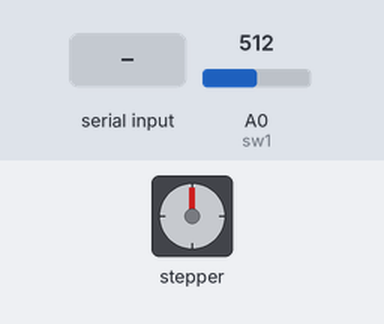
A sketch run on a simulated Arduino Uno, built with avr-gcc and run on an emulated ATmega328P. On the bench: stepper motor. Wiring (inferred from the names in the program): stepper motor (2048 steps per turn assumed): coils pin 8, pin 9, pin 10, pin 11. The inputs (shaded band) are chosen by the test bench; at power-on: A0 (sw1) = 512. What the sketch prints to the serial monitor is not drawn.

Above: at 1.2 s.
1.3 s: "90,45\n" received over Serial
At 2.27 s:
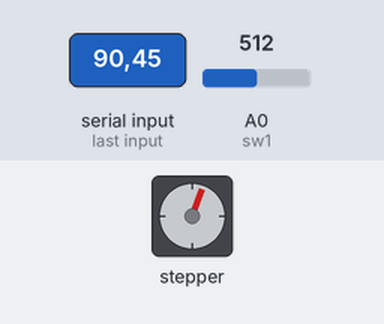
4.3 s: "30,150\n" received over Serial
7.3 s: "90\n" received over Serial
At 10.26 s:
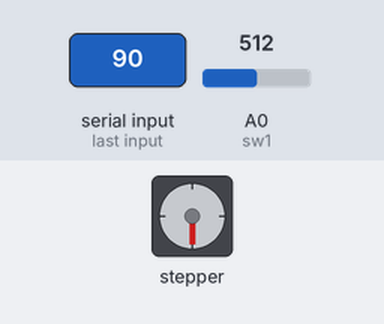
10.3 s: "5\n" received over Serial
At 11.5 s:
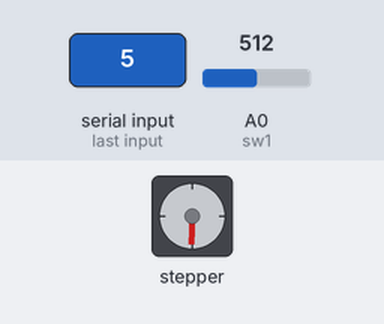
11.9 s: "90,45\n" received over Serial
At 14.89 s:
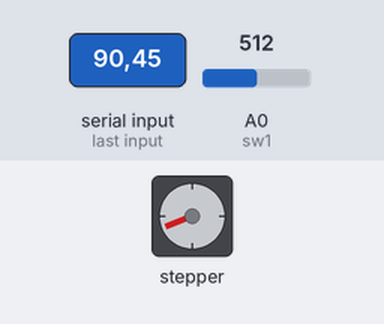
14.9 s: "30,150\n" received over Serial
Timing chart, 0 to 18.7 s (numbered marks = the images above; inputs shaded):
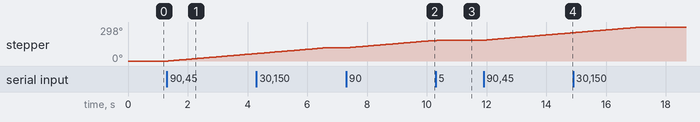

Measured:
- after the input at 1.3 s, stepper: keeps turning clockwise at about 22°/s, starting after 0.05 s
- after the input at 7.3 s, stepper: keeps turning clockwise at about 22°/s, starting at once
- after the input at 11.9 s, stepper: keeps turning clockwise at about 22°/s, starting at once

The sketch:

stepperMotor.ino
```cpp
// Stepper motor
// stepper motor will rotate in CW or CCW if you press sw1 or sw2
// with rotational step with at your input keyboard
/*
Dont have stepper motor on Tinkercad
*/
int sw1 = A0;
int sw2 = A1;

int m1a = 8;
int m2a = 9;
int m1b = 10;
int m2b = 11;

int motorSpeed = 4;

char val = '0';

int CW[8][4] = {
  {1, 0, 0, 0},
  {1, 1, 0, 0},
  {0, 1, 0, 0},
  {0, 1, 1, 0},
  {0, 0, 1, 0},
  {0, 0, 1, 1},
  {0, 0, 0, 1},
  {1, 0, 0, 1}
};

int CCW[8][4] = {
  {1, 0, 0, 1},
  {0, 0, 0, 1},
  {0, 0, 1, 1},
  {0, 0, 1, 0},
  {0, 1, 1, 0},
  {0, 1, 0, 0},
  {1, 1, 0, 0},
  {1, 0, 0, 0}
};

void setup()
{
  pinMode(m1a, OUTPUT);
  pinMode(m2a, OUTPUT);
  pinMode(m1b, OUTPUT);
  pinMode(m2b, OUTPUT);

  Serial.begin(9600);
}

void loop()
{
  if (Serial.available() > 0)
  {
    val = Serial.parseInt();

    int steps = val;

    Serial.print("Set stepper steps: ");
    Serial.println(val);

    if(analogRead(sw1) > 100)
    {
      stepMotor(true, steps);
    }
    else if(analogRead(sw2) > 100)
    {
      stepMotor(false, steps);
    }
  }
}

void stepMotor(bool direc, int steps)
{
  for(int i=0 ; i<steps ; i++)
  {
    for(int j=0 ; j<8 ; j++)
    {
      if(direc) // CW
      {
        digitalWrite(m1a, CW[j][0]);
        digitalWrite(m2a, CW[j][1]);
        digitalWrite(m1b, CW[j][2]);
        digitalWrite(m2b, CW[j][3]);

        delay(motorSpeed);
      }
      else
      {
        digitalWrite(m1a, CCW[j][0]);
        digitalWrite(m2a, CCW[j][1]);
        digitalWrite(m1b, CCW[j][2]);
        digitalWrite(m2b, CCW[j][3]);

        delay(motorSpeed);
      }
    }
  }
  stopMotor();
}

void stopMotor()
{
  digitalWrite(m1a, LOW);
  digitalWrite(m2a, LOW);
  digitalWrite(m1b, LOW);
  digitalWrite(m2b, LOW);
}
```
